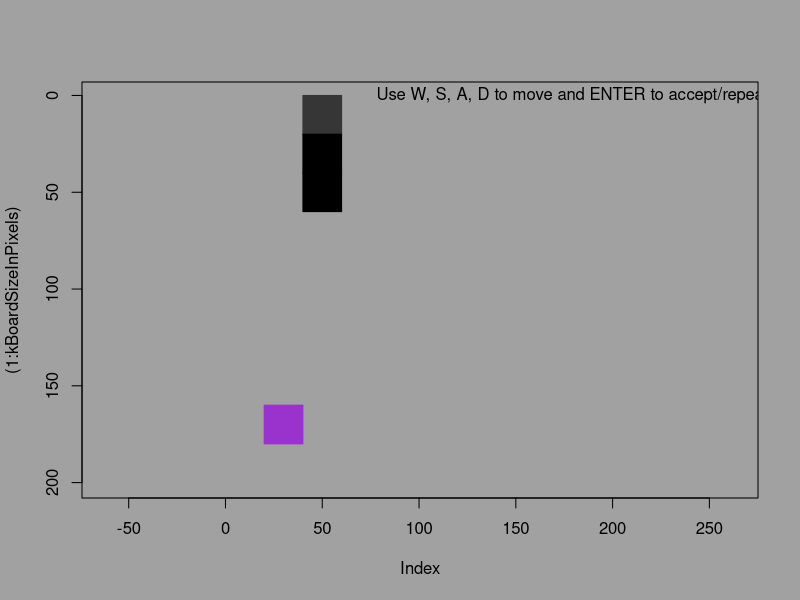
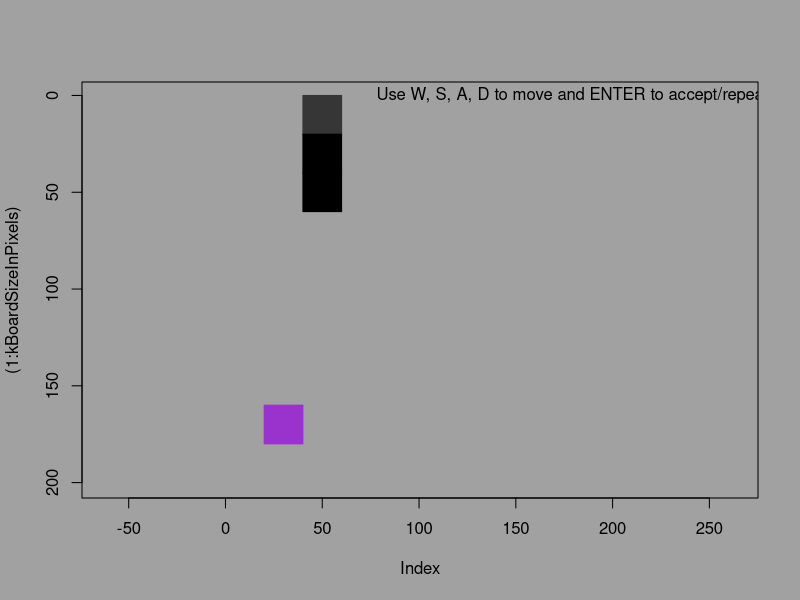
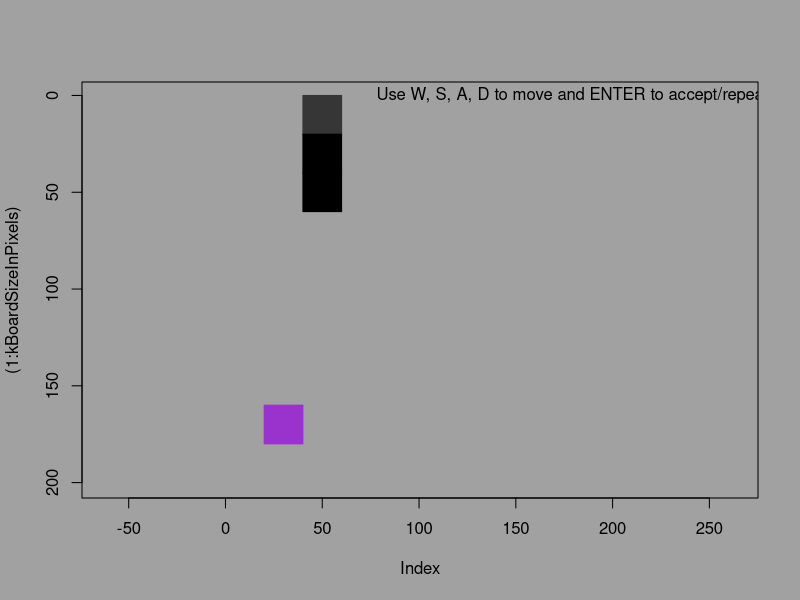
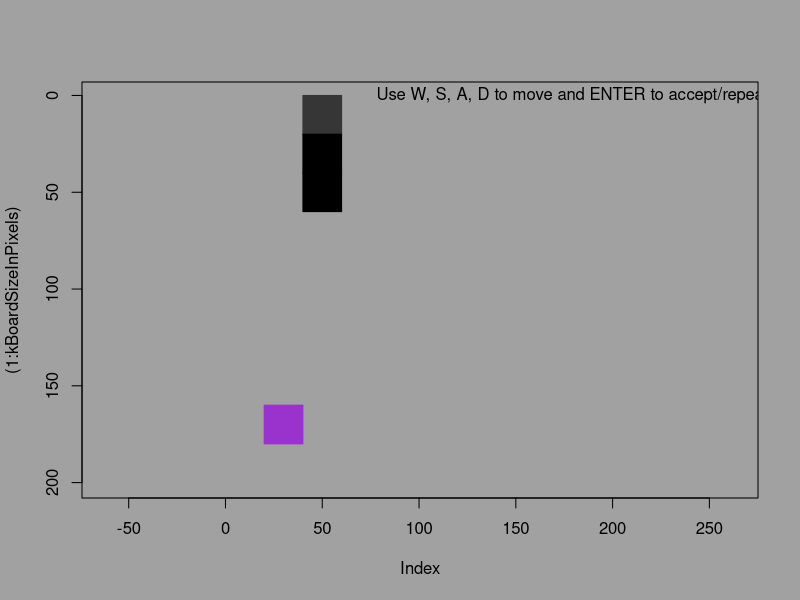
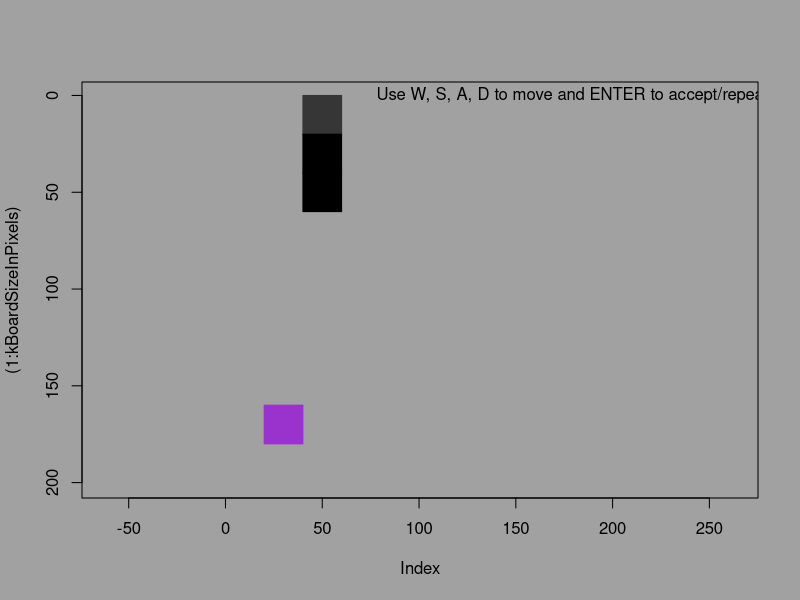
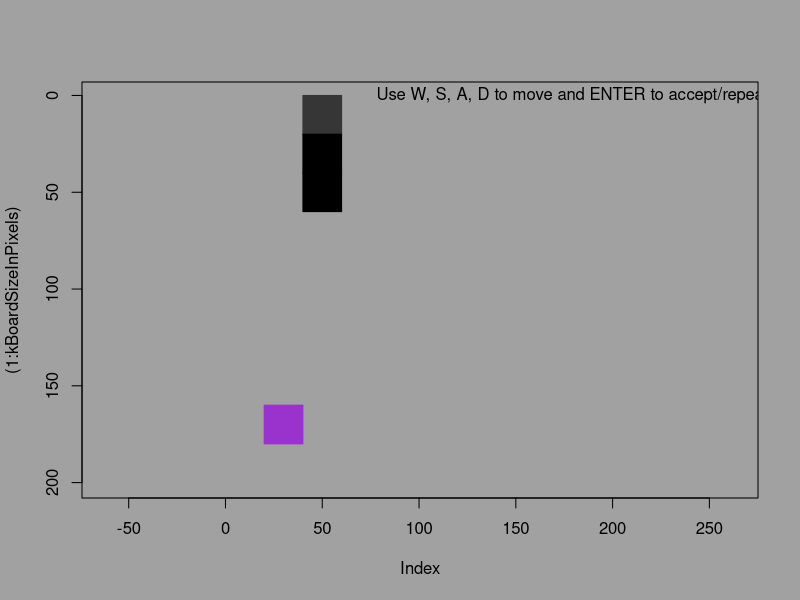
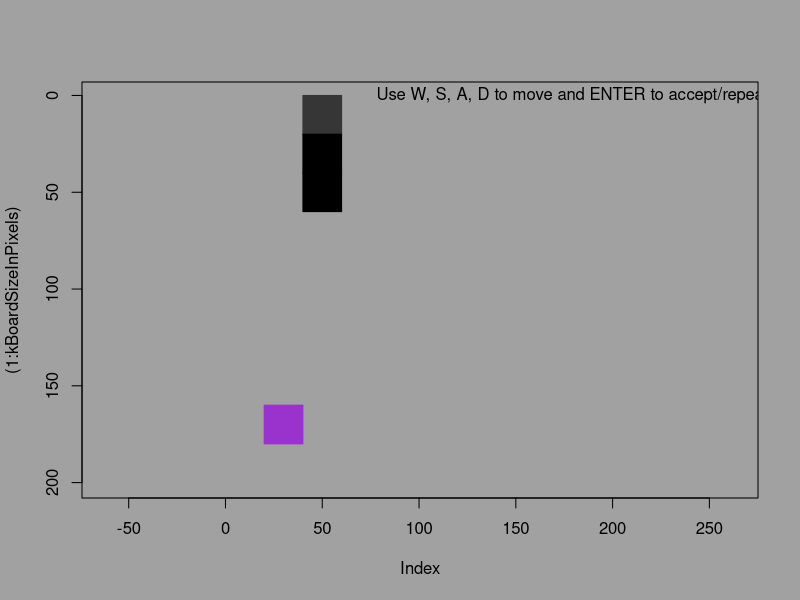
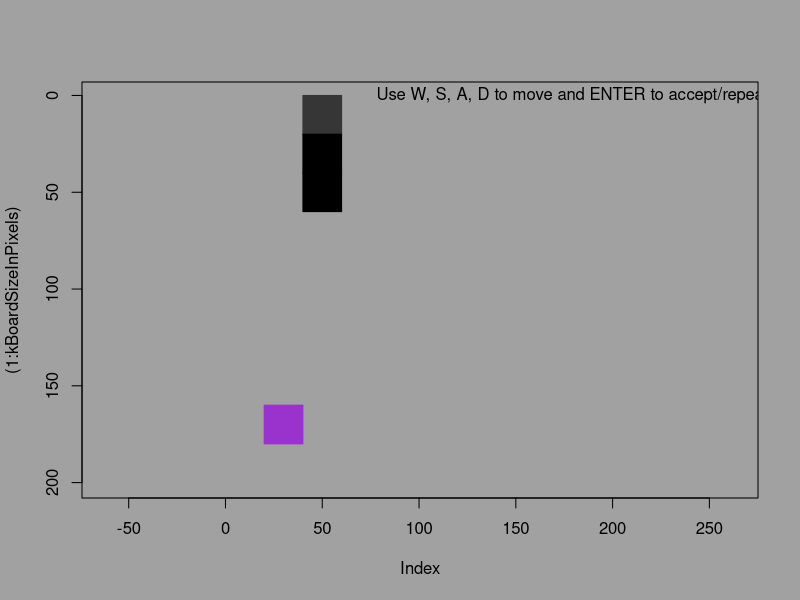

Write R code to recreate these figures, in order. (Note: a time limit stopped this script after it produced the figures.)
# --- Constants ---
kBoardSize <- 10
kTileSize <- 20
kBoardSizeInPixels <- kBoardSize * kTileSize

# --- Snake initialization ---
x <- c(3, 3, 3)
y <- c(1, 2, 3)

# Matrix with 2 columns (x and y) where rows are snake's segments
# cbind -> column bind. It merges/zips two vectors(columns) to make one matrix
snake.body.coordinates <<- cbind(x, y)      

# Remembers last typed key
# It allows to redo the last move by pressing ENTER 
snake.last.action <<- "NO ACTION TAKEN YET" 
snake.moves.counter <<- 0

# --- Food initialization ---
# Random 2-element vector (x and y)
food.coordinates <- sample(1:kBoardSize, size = 2)
food.x <<- food.coordinates[1]
food.y <<- food.coordinates[2]

# --- Drawing functions---
drawBox <- function(x, y, filling, color){
    # It takes grid coordinates and converts them into axis scale (imagine it as pixels)
    
    # Pair of x and y for opposite square's corners
    corner.bottom_left <- c((x - 1) * kTileSize, (y - 1) * kTileSize)
    corner.upper_right <- c((x - 1) * kTileSize + kTileSize, (y - 1) * kTileSize + kTileSize)
        
    # Draw rectangle with filling
    rect(xleft = corner.bottom_left[1], ybottom = corner.bottom_left[2], 
         xright = corner.upper_right[1], ytop = corner.upper_right[2],
         density = filling, col = color)
}

clearBoard <- function(){
    # Force using new plot
    
    # type "n" means "dont draw anything at the beginning"
    # ylim -> reverse axis (count from top to bottom)
    # asp -> aspect ratio (keep square tiles)
    par(bg = "gray63")
    plot((1:kBoardSizeInPixels), type = "n", ylim = rev(range(1:kBoardSizeInPixels)), asp = 1)
}

drawBoardGrid <- function(){
    for(y in seq(from = 1, to = kBoardSize, by = 1)){
        for(x in seq(from = 1, to = kBoardSize, by = 1)){
            drawBox(x, y, filling = 0)
        } 
    }
}

drawSnake <- function(){
    # Draw each snake's segments by iterating through the entire snake.body.coordinates vector
    
    for(row.index in (1:nrow(snake.body.coordinates))){
        # take one row and all columns (x and y)
        # print(snake.body.coordinates[row.index, ])
        x = snake.body.coordinates[row.index, 1]
        y = snake.body.coordinates[row.index, 2]
        
        # Head has different color
        if(row.index == 1){
            # NA - Black filling
            drawBox(x, y, filling = NA, color = "gray21")
        }else{
            drawBox(x, y, filling = NA, color = "black")
        }
    }
}

drawFood <- function(){
    drawBox(food.x, food.y, filling = NA, color = "darkorchid3")
}

crawl <- function(new.head.x, new.head.y){
    # Add new head as first row (push to the front)
    snake.body.coordinates <<- rbind(c(new.head.x, new.head.y), snake.body.coordinates)
    
    # Remove old tail by removing entire last row
    snake.body.coordinates <<- snake.body.coordinates[1:nrow(snake.body.coordinates) - 1, ]
    
    print(snake.body.coordinates)
}


# --- Collision handling ---
checkBodyCollisions <- function(){
    unique.snake.body.coordinates <- unique(snake.body.coordinates)
    # If at least two snake's segments have the same coordinates
    # then body collision occured
    if(nrow(unique.snake.body.coordinates) != nrow(snake.body.coordinates)){
        title("Game over!")
        stop("Game over! Body collision detected :(")
    }
}

changeFoodCoordinates <- function(){
    # Take random coordinates and assign to global variable
    food.coordinates <- sample(1:kBoardSize, size = 2)
    food.x <<- food.coordinates[1]
    food.y <<- food.coordinates[2]
}

checkFoodCollision <- function(new.head.x, new.head.y){
    # Check if food was eaten by comparing head coordinates with food coordinates
    if(new.head.x == food.x && new.head.y == food.y){
        print("Delicious food! You grow by one segment.")
        
        # Make food a new head by adding it to snake's body coordinates
        snake.body.coordinates <<- rbind(c(food.x, food.y), snake.body.coordinates)
        return(TRUE)
    }
    return(FALSE)
}

# --- Snake movement ---
moveInDirection <- function(key){
    # Temporary variables
    head.x <- snake.body.coordinates[1, 1]
    head.y <- snake.body.coordinates[1, 2]
    
    switch(key,
           w={
               print('W')
               new.head.x <- head.x
               
               # Collision detection
               # Don't allow for crossing the borders
               # If collision occurs - abandon move
               if(head.y > 1){
                   # Before move, check if that move would hit the food
                   if(checkFoodCollision(new.head.x, head.y - 1) == T){
                       # Reset food location and don't make any move
                       changeFoodCoordinates()
                   }else{
                       # When no border or food is met, then make move
                       new.head.y <- head.y - 1
                       crawl(new.head.x, new.head.y)
                   }
               }else{
                   new.head.y <- head.y
               }
           },
           s={
               print('S')
               new.head.x <- head.x
               if(head.y < kBoardSize){
                   if(checkFoodCollision(new.head.x, head.y + 1) == TRUE){
                       changeFoodCoordinates()
                   }else{
                       new.head.y <- head.y + 1
                       crawl(new.head.x, new.head.y)
                   }
               }else{
                   new.head.y <- head.y
               }
           },
           a={
               print('A')
               new.head.y <- head.y
               if(head.x > 1){
                   if(checkFoodCollision(head.x - 1, new.head.y) == TRUE){
                       changeFoodCoordinates()
                   }else{
                       new.head.x <- head.x - 1
                       crawl(new.head.x, new.head.y)
                   }
               }else{
                   new.head.x <- head.x
               }
           },
           d={
               print('D')
               new.head.y <- head.y
               if(head.x < kBoardSize){
                   if(checkFoodCollision(head.x + 1, new.head.y) == TRUE){
                       changeFoodCoordinates()
                   }else{
                       new.head.x <- head.x + 1
                       crawl(new.head.x, new.head.y)
                   }
               }else{
                   new.head.x <- head.x
               }
           },
           q={
               stop("Exiting game...")
           },
           {
               # What happens when none of keys listed above were eneterd...
               # Leave empty
           })
    
    checkBodyCollisions()
}

readKeyboardInput <- function(){
    # Read input from command line
    snake.next_direction <- readline()
    
    # If ENTER then repeat last action
    if(snake.next_direction == ""){
        moveInDirection(snake.last.action)
    }else{
    # If any other key, then move and remember it
        moveInDirection(snake.next_direction)
        snake.last.action <<- snake.next_direction
    }
    
    # Display moves counter to the console
    snake.moves.counter <<- snake.moves.counter + 1
    cat("Moves taken: ", snake.moves.counter)
}

# Game loop
repeat{
    clearBoard()
    text(200, 0, "Use W, S, A, D to move and ENTER to accept/repeat last action")
    
    # Commented out because it slows down plotting...
    # drawBoardGrid()
    drawSnake()
    drawFood()
    readKeyboardInput()
    
    # Loop delay - we don't need it really...
    # Sys.sleep(0.7)
}
